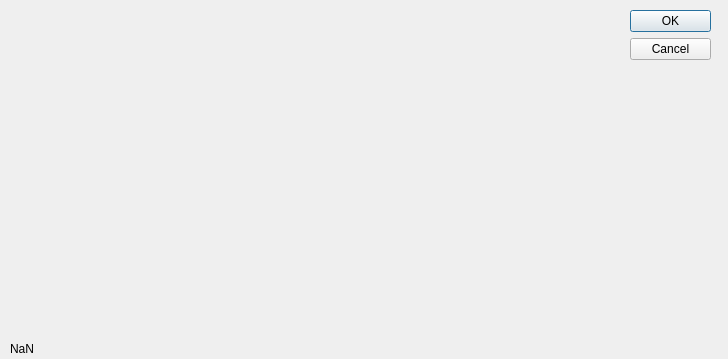
<?xml version="1.0" encoding="UTF-8"?>
<ui version="4.0">
 <class>wykres_obserwacje</class>
 <widget class="QDialog" name="wykres_obserwacje">
  <property name="geometry">
   <rect>
    <x>0</x>
    <y>0</y>
    <width>728</width>
    <height>359</height>
   </rect>
  </property>
  <property name="windowTitle">
   <string>Dialog</string>
  </property>
  <widget class="QDialogButtonBox" name="buttonBox">
   <property name="geometry">
    <rect>
     <x>630</x>
     <y>10</y>
     <width>81</width>
     <height>71</height>
    </rect>
   </property>
   <property name="orientation">
    <enum>Qt::Vertical</enum>
   </property>
   <property name="standardButtons">
    <set>QDialogButtonBox::Cancel|QDialogButtonBox::Ok</set>
   </property>
  </widget>
  <widget class="QLabel" name="etykieta">
   <property name="geometry">
    <rect>
     <x>10</x>
     <y>340</y>
     <width>701</width>
     <height>17</height>
    </rect>
   </property>
   <property name="text">
    <string>NaN</string>
   </property>
  </widget>
  <widget class="QCustomPlot" name="customPlot" native="true">
   <property name="geometry">
    <rect>
     <x>9</x>
     <y>9</y>
     <width>611</width>
     <height>321</height>
    </rect>
   </property>
  </widget>
 </widget>
 <customwidgets>
  <customwidget>
   <class>QCustomPlot</class>
   <extends>QWidget</extends>
   <header>qcustomplot.h</header>
   <container>1</container>
  </customwidget>
 </customwidgets>
 <resources/>
 <connections>
  <connection>
   <sender>buttonBox</sender>
   <signal>accepted()</signal>
   <receiver>wykres_obserwacje</receiver>
   <slot>accept()</slot>
   <hints>
    <hint type="sourcelabel">
     <x>630</x>
     <y>80</y>
    </hint>
    <hint type="destinationlabel">
     <x>157</x>
     <y>274</y>
    </hint>
   </hints>
  </connection>
  <connection>
   <sender>buttonBox</sender>
   <signal>rejected()</signal>
   <receiver>wykres_obserwacje</receiver>
   <slot>reject()</slot>
   <hints>
    <hint type="sourcelabel">
     <x>656</x>
     <y>80</y>
    </hint>
    <hint type="destinationlabel">
     <x>286</x>
     <y>274</y>
    </hint>
   </hints>
  </connection>
 </connections>
</ui>
